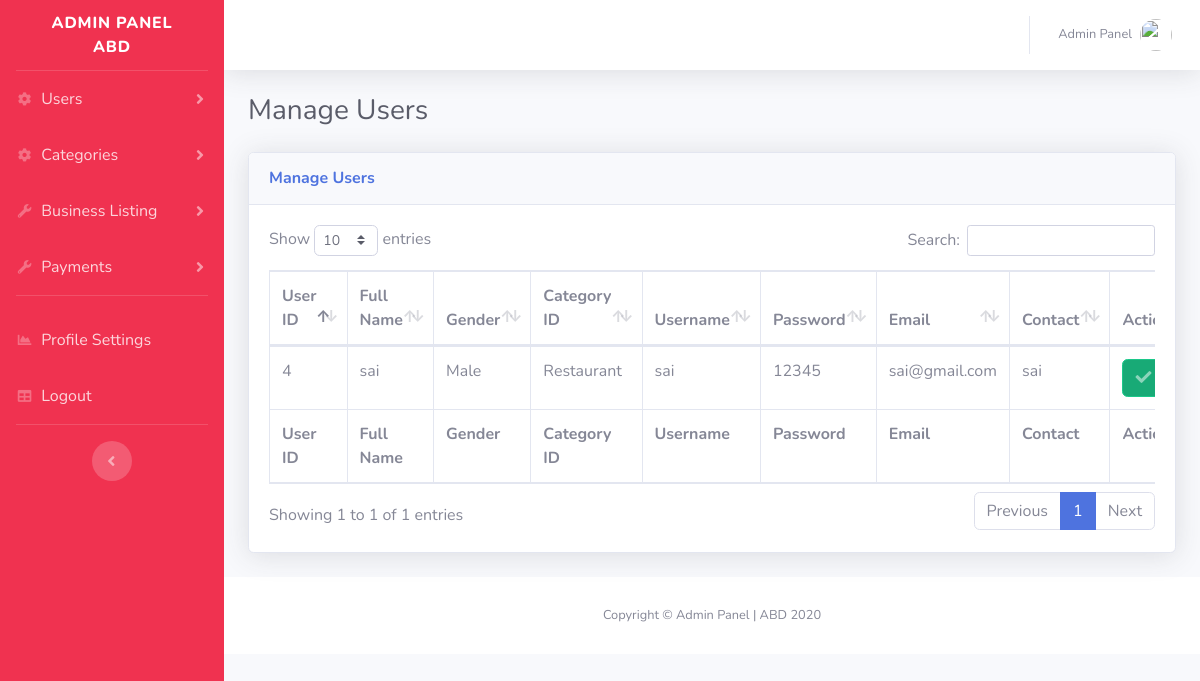
The app's page /admin/manageusers.php with its own data.
### tables this page shows
CREATE TABLE `user` (
  `id` int(11) NOT NULL auto_increment,
  `fullname` varchar(150) NOT NULL,
  `gender` varchar(150) NOT NULL,
  `category_id` varchar(150) NOT NULL,
  `username` varchar(150) NOT NULL,
  `pass` varchar(150) NOT NULL,
  `email` varchar(150) NOT NULL,
  `contact` varchar(150) NOT NULL,
  UNIQUE KEY `id` (`id`)
);

### admin/manageusers.php (the view, shortened to what this page needs)
 <?php include('include/header.php');
include('include/connection.php');
?>
   <div class="container-fluid">
          <h1 class="h3 mb-2 text-gray-800">Manage Users</h1>
          <div class="card shadow mb-4">
            <div class="card-header py-3">
              <h6 class="m-0 font-weight-bold text-primary">Manage Users</h6>
            </div>
            <div class="card-body">
              <div class="table-responsive">
                <table class="table table-bordered" id="dataTable" width="100%" cellspacing="0">
                  <thead>
                    <tr>
                <th>User ID</th>
                <th>Full Name</th>
				<th>Gender</th>
				<th>Category ID</th>
				<th>Username</th>
				<th>Password</th>
				<th>Email</th>
				<th>Contact</th>
                 <th>Action 1</th>
                    </tr>
                  </thead>
                  <tfoot>
                    <tr>
                     <th>User ID</th>
                <th>Full Name</th>
				<th>Gender</th>
				<th>Category ID</th>
				<th>Username</th>
				<th>Password</th>
				<th>Email</th>
				<th>Contact</th>
                 <th>Action 1</th>
                    </tr>
                  </tfoot>
                  <tbody>
                   <?php
                                      $query=mysqli_query($connect,"select * from user");
                                      if(mysqli_num_rows($query)>0)
                                      {
                                           while($row=mysqli_fetch_array($query))
                                           {
                                                ?>
            <tr>
                <td><?php echo $row['id']; ?></td>
                <td><?php echo $row['fullname']; ?></td>
				<td><?php echo $row['gender']; ?></td>
				<td><?php echo $row['category_id']; ?></td>
				<td><?php echo $row['username']; ?></td>
				<td><?php echo $row['pass']; ?></td>
				<td><?php echo $row['email']; ?></td>
				<td><?php echo $row['contact']; ?></td>
                <td>
				<a href="editusers.php?id=<?php echo $row['id'] ?>" class="btn btn-success btn-icon-split">
                    <span class="icon text-white-50">
                      <i class="fas fa-check"></i>
                    </span>
                  </a>
				</td>
            </tr>
			 <?php
                                           }
                                      }
                                      ?>
        </tbody>
                </table>
              </div>
            </div>
          </div>
        </div>
 <?php include('include/footer.php');?>

### records on screen
user: id "4", fullname "sai", gender "Male", category "Restaurant", username "sai", pass "12345", email "sai@gmail.com", contact "sai"
